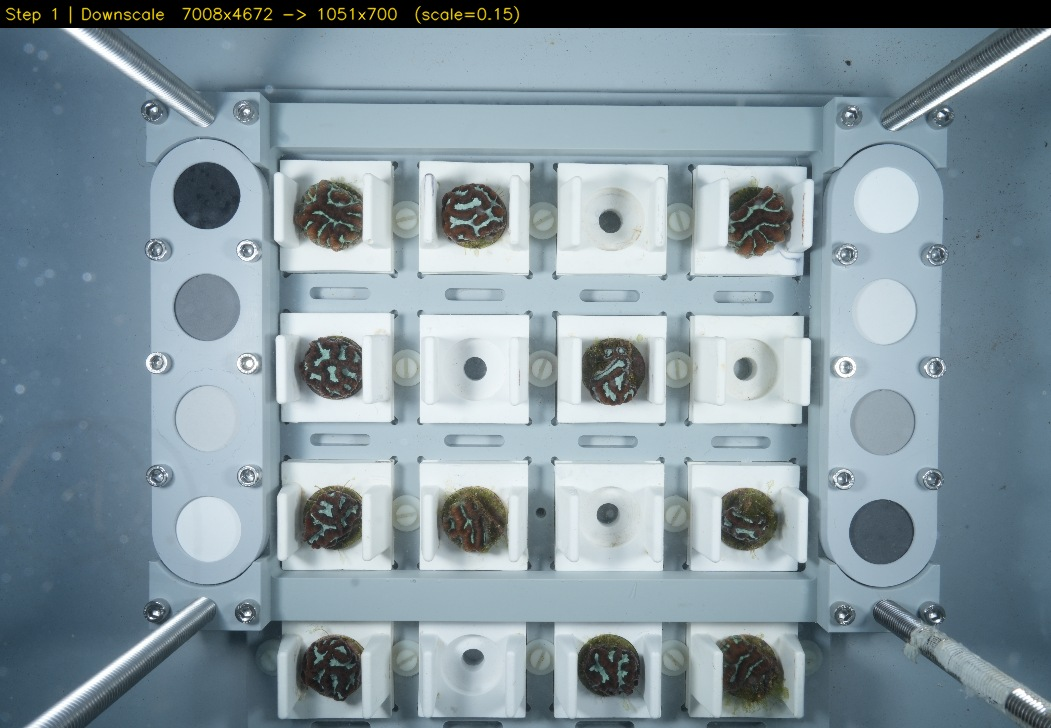
#> input picture readme/images/01_downscaled.jpg, 1051 x 728 px; its folder holds only this picture in this run
$ python calibration_circle_labeler.py
#> lines starting #> are read from the running program, lines starting #| are printed output that depends on the picture
#!/usr/bin/env python3
"""
calibration_circle_labeler.py
Interactive GUI for annotating calibration circles on coral rack images.

Two annotation types:
  circle  — drag from the circle centre outward to set the radius (magenta)
  other   — drag to draw a bounding box over non-calibration regions (red)

Output saved per image under the output directory:
  labels/circles_<stem>.json     circle annotations: center_x, center_y, radius
  labels/boxes_<stem>.json       bounding boxes: circle-derived squares (label="circle")
                                 plus drawn "other" boxes (label="other")
  annotated/<stem>_annotated.jpg image with all annotations drawn on it
  images/<stem>.<ext>            copy of the source image for training

Usage:
    python3 calibration_circle_labeler.py [images_dir [output_dir]]

    images_dir  default: calibration_labels/images/
    output_dir  default: calibration_labels/

Controls:
    c              set active class to CIRCLE  (drag centre → edge)
    o              set active class to OTHER   (drag bounding box)
    left-drag      draw annotation in the active class
    right-click    delete the annotation under the cursor
    z              undo last annotation
    n              save and go to next image
    p              save and go to previous image
    s              save current image's labels
    r r            press twice to clear all annotations for this image
    q / Esc        save and quit
"""

import cv2
import json
import math
import shutil
import sys
import time
import numpy as np
from pathlib import Path

# ── Constants ─────────────────────────────────────────────────────────────────

IMG_EXTS   = {".jpg", ".jpeg", ".png", ".tif", ".tiff", ".bmp"}
DISPLAY_W  = 1400
DISPLAY_H  = 860
INFO_H     = 52
MIN_RADIUS = 8    # minimum circle radius in display pixels before committing
MIN_BOX_PX = 10   # minimum box side in display pixels before committing

COLORS = {
    "circle":  (255,  50, 200),   # BGR magenta
    "other":   (  0,  80, 220),   # BGR red
    "preview": (  0, 220, 255),   # BGR yellow — live drawing
}
FILL_ALPHA = 0.15
FONT = cv2.FONT_HERSHEY_SIMPLEX


# ── Labeller class ────────────────────────────────────────────────────────────

class CalibLabeler:

    def __init__(self, img_dir: Path, out_dir: Path):
        self.img_paths = sorted(
            p for p in img_dir.iterdir() if p.suffix.lower() in IMG_EXTS
        )
        if not self.img_paths:
            raise SystemExit(f"No images found in {img_dir}")

        self.out_dir       = out_dir
        self.labels_dir    = out_dir / "labels"
        self.annotated_dir = out_dir / "annotated"
        self.training_dir  = out_dir / "images"
        for d in (self.labels_dir, self.annotated_dir, self.training_dir):
            d.mkdir(parents=True, exist_ok=True)

        self.n             = len(self.img_paths)
        self.idx           = 0
        self.current_class = "circle"

        # All annotations for the current image, in draw order.
        # Circles: {"type":"circle", "label":"circle",
        #           "center_x":int, "center_y":int, "radius":int}
        # Boxes:   {"type":"box", "label":"other",
        #           "x":int, "y":int, "width":int, "height":int}
        # All coordinates are full-resolution pixels.
        self.annotations: list[dict] = []

        # Mouse drawing state (display-pixel coordinates)
        self.drawing    = False
        self.draw_start = None   # (x, y) in display pixels
        self.draw_cur   = None   # (x, y) in display pixels

        # Image / display state
        self.full_img = None
        self.disp_img = None
        self.scale    = 1.0
        self.disp_w   = DISPLAY_W
        self.disp_h   = DISPLAY_H

        # Status feedback
        self.status_msg  = ""
        self.status_time = 0.0
        self.dirty       = False
        self._reset_armed = False


    # ── I/O ───────────────────────────────────────────────────────────────────

    def _circles_path(self):
        return self.labels_dir / f"circles_{self.img_paths[self.idx].stem}.json"

    def _boxes_path(self):
        return self.labels_dir / f"boxes_{self.img_paths[self.idx].stem}.json"

    def _annotated_path(self):
        return self.annotated_dir / f"{self.img_paths[self.idx].stem}_annotated.jpg"

    def _training_img_path(self):
        p = self.img_paths[self.idx]
        return self.training_dir / p.name

    def load_image(self):
        p = self.img_paths[self.idx]
        img = cv2.imread(str(p))
#> img is the input picture: shape (728, 1051, 3); mean B, G, R 158.1, 149, 131.6
        if img is None:
            self._status(f"Cannot read {p.name} — skipping")
            return
        self.full_img = img
        H, W = img.shape[:2]
#> H = 728; W = 1051
        self.scale  = min(DISPLAY_W / W, DISPLAY_H / H)
#> self.scale = 1.18
        self.disp_w = int(W * self.scale)
#> self.disp_w = 1241
        self.disp_h = int(H * self.scale)
#> self.disp_h = 860
        self.disp_img = cv2.resize(img, (self.disp_w, self.disp_h),
                                   interpolation=cv2.INTER_AREA)
        self._load_labels()
        self.drawing     = False
        self.draw_start  = self.draw_cur = None
        self.dirty       = False
        self._reset_armed = False
        cv2.setWindowTitle("Calibration Labeler",
                           f"Calibration Labeler  [{self.idx+1}/{self.n}]  {p.name}")

    def _load_labels(self):
        self.annotations = []

        cp = self._circles_path()
        if cp.exists():
            try:
                data = json.loads(cp.read_text())
                for c in data.get("circles", []):
                    if all(k in c for k in ("center_x", "center_y", "radius")):
                        self.annotations.append({
                            "type":     "circle",
                            "label":    "circle",
                            "center_x": int(c["center_x"]),
                            "center_y": int(c["center_y"]),
                            "radius":   int(c["radius"]),
                        })
            except (json.JSONDecodeError, KeyError, TypeError):
                self._status(f"Could not parse {cp.name}")

        bp = self._boxes_path()
        if bp.exists():
            try:
                data = json.loads(bp.read_text())
                for b in data.get("boxes", []):
                    if (b.get("label") == "other" and
                            all(k in b for k in ("x", "y", "width", "height"))):
                        self.annotations.append({
                            "type":   "box",
                            "label":  "other",
                            "x":      int(b["x"]),
                            "y":      int(b["y"]),
                            "width":  int(b["width"]),
                            "height": int(b["height"]),
                        })
            except (json.JSONDecodeError, KeyError, TypeError):
                pass

    # [124 lines left out: functions save_labels, _save_annotated, _to_full, not called in this run]

    def _to_disp(self, fx, fy):
        """Full-resolution pixel -> display pixel."""
        return round(fx * self.scale), round(fy * self.scale)


    # ── Mouse callback ────────────────────────────────────────────────────────

    # [62 lines left out: function mouse_cb, not called in this run]


    # ── Rendering ─────────────────────────────────────────────────────────────

    def _status(self, msg: str, duration: float = 2.5):
        self.status_msg  = msg
        self.status_time = time.monotonic() + duration

    def _build_frame(self):
        base    = self.disp_img.copy()
        overlay = base.copy()

        circles = [a for a in self.annotations if a["type"] == "circle"]
        boxes   = [a for a in self.annotations if a["type"] == "box"]

        # Semi-transparent fills
        for a in circles:
            cx, cy = self._to_disp(a["center_x"], a["center_y"])
            r = max(1, round(a["radius"] * self.scale))
            cv2.circle(overlay, (cx, cy), r, COLORS["circle"], -1)
        for a in boxes:
            bx,  by  = self._to_disp(a["x"],             a["y"])
            bx2, by2 = self._to_disp(a["x"] + a["width"], a["y"] + a["height"])
            cv2.rectangle(overlay, (bx, by), (bx2, by2), COLORS["other"], -1)

        cv2.addWeighted(overlay, FILL_ALPHA, base, 1 - FILL_ALPHA, 0, base)

        # Outlines and labels
        for i, a in enumerate(circles):
            cx, cy = self._to_disp(a["center_x"], a["center_y"])
            r = max(1, round(a["radius"] * self.scale))
            cv2.circle(base, (cx, cy), r, COLORS["circle"], 2)
            cv2.circle(base, (cx, cy), 3, COLORS["circle"], -1)
            tag = f"C{i}  r={a['radius']}"
            (tw, th), _ = cv2.getTextSize(tag, FONT, 0.44, 1)
            lx, ly = cx - r, cy - r
            cv2.rectangle(base, (lx, ly - th - 6), (lx + tw + 6, ly),
                          (20, 20, 20), -1)
            cv2.putText(base, tag, (lx + 3, ly - 3),
                        FONT, 0.44, COLORS["circle"], 1, cv2.LINE_AA)

        for a in boxes:
            bx,  by  = self._to_disp(a["x"],             a["y"])
            bx2, by2 = self._to_disp(a["x"] + a["width"], a["y"] + a["height"])
            cv2.rectangle(base, (bx, by), (bx2, by2), COLORS["other"], 2)
            tag = "OTHER"
            (tw, th), _ = cv2.getTextSize(tag, FONT, 0.44, 1)
            cv2.rectangle(base, (bx, by - th - 6), (bx + tw + 6, by),
                          (20, 20, 20), -1)
            cv2.putText(base, tag, (bx + 3, by - 3),
                        FONT, 0.44, COLORS["other"], 1, cv2.LINE_AA)

        # Live drawing preview
        if self.drawing and self.draw_start and self.draw_cur:
            x1, y1 = self.draw_start
            x2, y2 = self.draw_cur
            if self.current_class == "circle":
                r = max(1, round(math.hypot(x2 - x1, y2 - y1)))
                cv2.circle(base, (x1, y1), r, COLORS["preview"], 2)
                cv2.circle(base, (x1, y1), 3, COLORS["preview"], -1)
                cv2.line(base, (x1, y1), (x2, y2), COLORS["preview"], 1)
            else:
                cv2.rectangle(base,
                              (min(x1, x2), min(y1, y2)),
                              (max(x1, x2), max(y1, y2)),
                              COLORS["preview"], 2)

        # Info bar
        bar = np.full((INFO_H, self.disp_w, 3), 28, dtype=np.uint8)

        p     = self.img_paths[self.idx]
        dirty = " *" if self.dirty else ""
        left  = (f"[{self.idx+1}/{self.n}]  {p.name}{dirty}   |   "
                 f"{len(circles)} circles  {len(boxes)} other")
        cv2.putText(bar, left, (8, 34), FONT, 0.56, (210, 210, 210), 1, cv2.LINE_AA)
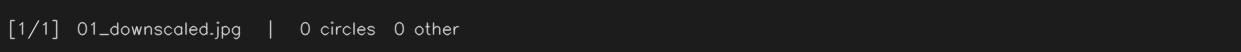
#> bar: shape (52, 1241, 3); min 28, max 208, mean 30.9

        cls_col = COLORS[self.current_class]
        cls_txt = f"Class: {self.current_class.upper()}"
        (tw, _), _ = cv2.getTextSize(cls_txt, FONT, 0.65, 2)
#> tw = 142
        cv2.putText(bar, cls_txt, (self.disp_w - tw - 10, 36),
                    FONT, 0.65, cls_col, 2, cv2.LINE_AA)

        hint = ("[c]ircle=drag-centre-to-edge  [o]ther=drag-box  "
                "right-click=delete  |  [z]undo  [r]eset  [n]ext  [p]rev  [s]ave  [q]uit")
        cv2.putText(bar, hint, (8, 16), FONT, 0.36, (120, 120, 120), 1, cv2.LINE_AA)

        if time.monotonic() < self.status_time:
            cv2.putText(bar, self.status_msg,
                        (self.disp_w // 4, 34),
                        FONT, 0.54, (0, 220, 255), 1, cv2.LINE_AA)
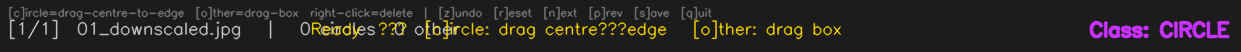
#> bar: shape (52, 1241, 3); mean of channels 0, 1, 2 36.9, 37.7, 41.3; drawn as B, G, R

        return np.vstack([bar, base])
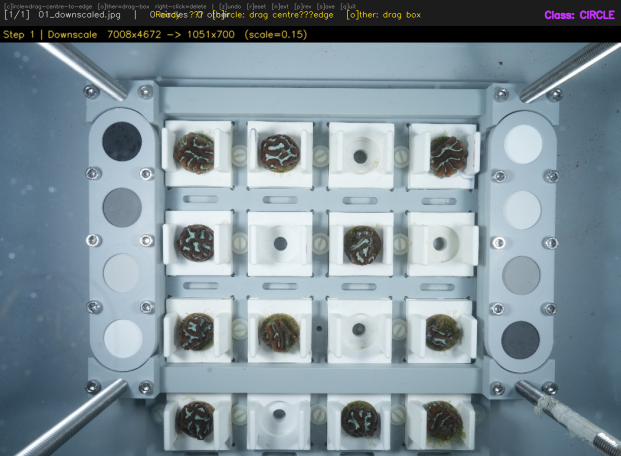
#> returned value: shape (912, 1241, 3) (shown at 1/2 size); mean of channels 0, 1, 2 151.1, 142.5, 126.4; drawn as B, G, R


    # ── Main loop ─────────────────────────────────────────────────────────────

    def run(self):
        win = "Calibration Labeler"
        cv2.namedWindow(win, cv2.WINDOW_NORMAL)
        cv2.resizeWindow(win, DISPLAY_W, DISPLAY_H + INFO_H)
        cv2.setMouseCallback(win, self.mouse_cb)

        self.load_image()
        self._status(
            "Ready  —  [c]ircle: drag centre→edge   [o]ther: drag box", 4
        )

        while True:
            if self.full_img is None:
                time.sleep(0.02)
                continue

            cv2.imshow(win, self._build_frame())
            key = cv2.waitKey(15) & 0xFF
#> (key q is pressed here)

            if key == ord('c'):
                self.current_class = "circle"
                self._status("Active class -> CIRCLE  (drag centre → edge)", 1.5)

            elif key == ord('o'):
                self.current_class = "other"
                self._status("Active class -> OTHER  (drag bounding box)", 1.5)

            elif key == ord('z'):
                if self.annotations:
                    removed = self.annotations.pop()
                    self.dirty = True
                    self._status(f"Undo — removed {removed['type']}", 1.5)

            elif key == ord('r'):
                if self._reset_armed:
                    n = len(self.annotations)
                    self.annotations = []
                    self.dirty = True
                    self._reset_armed = False
                    self._status(f"Cleared {n} annotation(s)", 2)
                else:
                    self._reset_armed = True
                    self._status(
                        "Press [r] again to clear ALL annotations for this image", 3
                    )

            elif key == ord('s'):
                self.save_labels()

            elif key == ord('n'):
                self.save_labels()
                if self.idx < self.n - 1:
                    self.idx += 1
                    self.load_image()
                else:
                    self._status("Already at last image", 2)

            elif key == ord('p'):
                self.save_labels()
                if self.idx > 0:
                    self.idx -= 1
                    self.load_image()
                else:
                    self._status("Already at first image", 2)

            elif key in (ord('q'), 27):   # q or Esc
                if self.dirty:
                    self.save_labels()
                break

        cv2.destroyAllWindows()
        print("Done.")


# ── Entry point ───────────────────────────────────────────────────────────────

def main():
    img_dir = Path(sys.argv[1]) if len(sys.argv) > 1 else Path("calibration_labels/images")
    out_dir = Path(sys.argv[2]) if len(sys.argv) > 2 else Path("calibration_labels")
    out_dir.mkdir(parents=True, exist_ok=True)

    if not img_dir.exists():
        raise SystemExit(f"Image directory not found: {img_dir}")

    print(f"Images:    {img_dir}")
    print(f"Labels:    {out_dir}/labels/")
    print(f"Annotated: {out_dir}/annotated/")
    print(f"Training:  {out_dir}/images/")
    print(f"Controls: [c]ircle / [o]ther  drag=draw  right-click=delete  "
          f"[z]undo  [r]eset  [n]ext  [p]rev  [s]ave  [q]uit\n")

    CalibLabeler(img_dir, out_dir).run()


if __name__ == "__main__":
    main()
